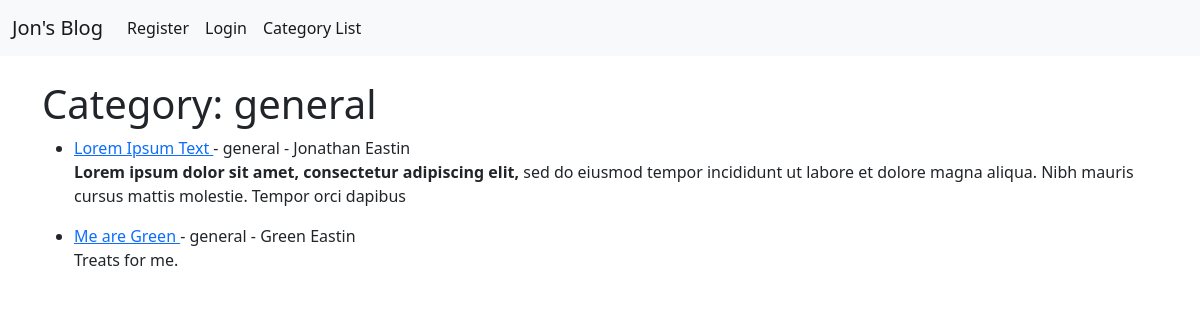
Before: /category/general/ with the older database file.
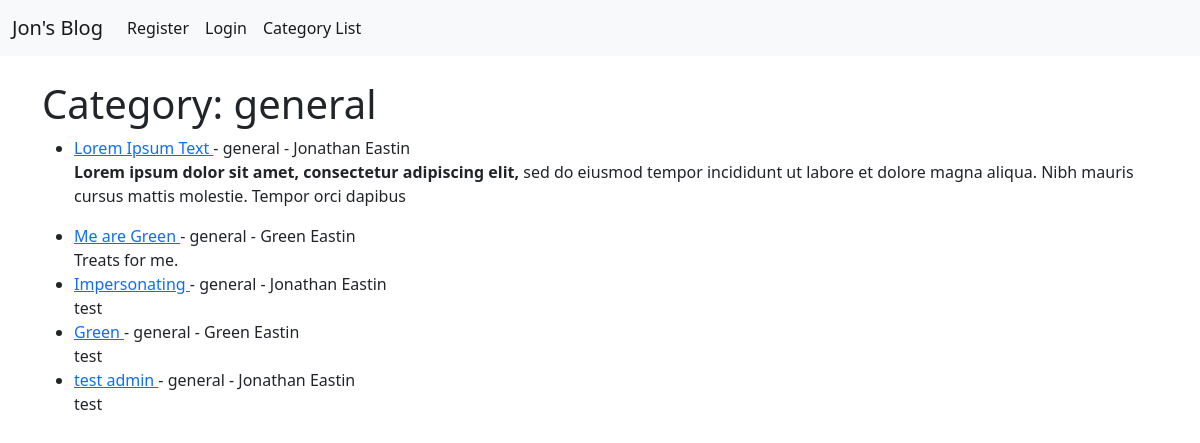
After: the same page with the newer database file.
### JonsBlog/models.py (models this page shows, shortened)
class Post(models.Model):
    title = models.CharField(max_length=255, default="Jon's Blog")
    title_tag = models.CharField(max_length=255)
    author = models.ForeignKey(User, on_delete=models.CASCADE)
    body = models.TextField()
    publication_date = models.DateField(auto_now_add=True)
    publication_time = models.TimeField(auto_now_add=True)
    category = models.CharField(max_length=255, default="general")
    likes = models.ManyToManyField(User, related_name='blog_posts')

### JonsBlog/views.py (the view)
# urls.py: path('category/<str:cats>/', CategoryView, name='category'),
def CategoryView(req, cats):
    category_posts = Post.objects.filter(category=cats.replace('-', ' '))
    return render(req, 'categories.html', {'cats': cats.replace('-', ' '),
                                           'category_posts': category_posts})

### JonsBlog/templates/categories.html (shortened to what this page needs)
{% extends 'base.html' %}
{% block content %}
<h1>Category: {{ cats }}</h1>
<ul>
{% for post in category_posts %}
        <li>
            <a href="{% url 'article-detail' post.pk %}">
				{{ post.title }}
			</a>
			- {{ post.category }}
            - {{ post.author.first_name }}
            {{ post.author.last_name }}
			<br />
            {{ post.body|slice:":200"|safe }}
        </li>
{% endfor %}
</ul>
{% endblock %}

Changed rows visible on the page:
added Post: title "Impersonating", category "general", author.first_name "Jonathan", author.last_name "Eastin", body "test"
added Post: title "Green", category "general", author.first_name "Green", author.last_name "Eastin", body "test"
added Post: title "test admin", category "general", author.first_name "Jonathan", author.last_name "Eastin", body "test"
